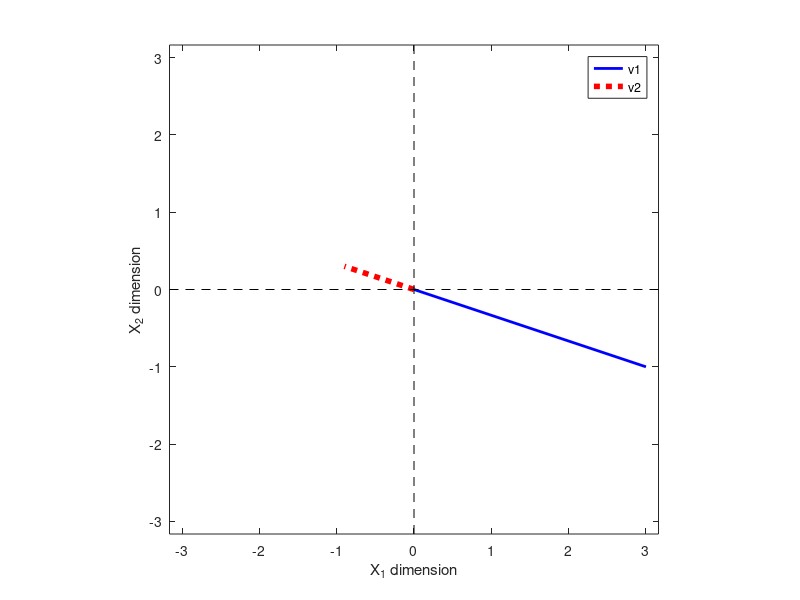

Reproduce this figure in MATLAB.
%%% VECTOR-SCALAR MULTIPLICATION

% Creating vector 
v1 = [ 3 -1 ]

% Defining scalar
l = -.3

% Plotting
figure(1), clf 

% Plotting results
plot([0 v1(1)], [0 v1(2)], 'b', 'linewidth', 2)
hold on 
plot([0 v1(1)] * l, [0 v1(2)] * l, 'r:', 'linewidth', 4)
legend({'v1'; 'v2'}, 'AutoUpdate', 'off')

% Making the plotting nicer
axis square
axis([ -1 1 -1 1] * max([norm(v1) norm(v1 * l)]))
hold on 
plot(get(gca, 'xlim'), [0 0], 'k--')
plot([0 0], get(gca, 'ylim'), 'k--')
xlabel('X_1 dimension')
ylabel('X_2 dimension')